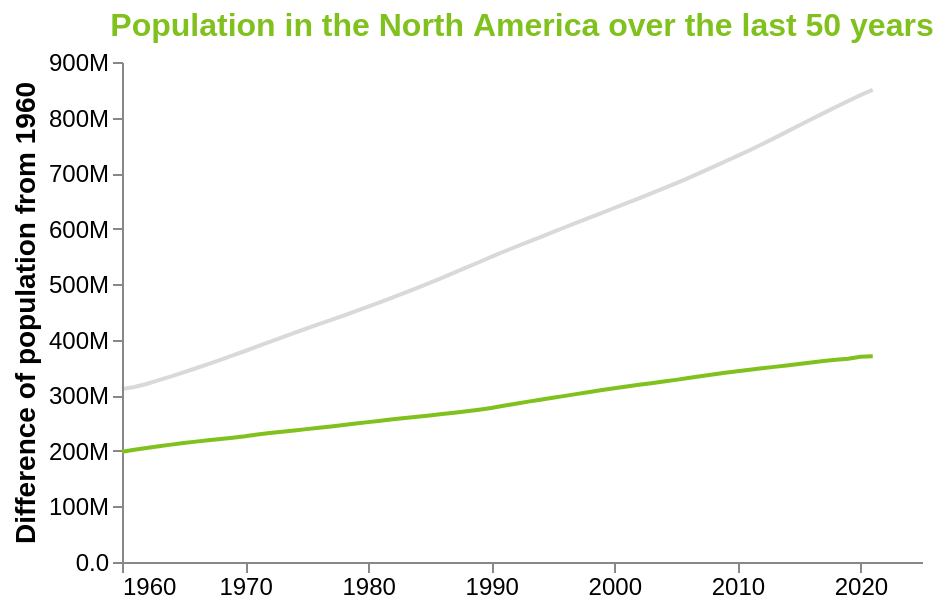

Notebook code cell kept with this figure:
### Code cell
# Listing 3.24 Drawing the chart

colors=['#80C11E', 'grey']

chart = alt.Chart(df_melt).mark_line().encode(
    x = alt.X('Year:Q',
              title=None,
              axis=alt.Axis(format='.0f',tickMinStep=10)),
    y = alt.Y('Population:Q',
              title='Difference of population from 1960',
              axis=alt.Axis(format='.2s')),
    color = alt.Color('Continent:N',
                      scale=alt.Scale(range=colors),
                      legend=None),
    opacity = alt.condition(alt.datum['Continent'] == 'North America', alt.value(1), alt.value(0.3))
).properties(
    title='Population in the North America over the last 50 years',
    width=400,
    height=250
).configure_axis(
    grid=False,
    titleFontSize=14,
    labelFontSize=12
).configure_title(
    fontSize=16,
    color='#80C11E'
).configure_view(
    strokeWidth=0
)

# chart.show()
chart

### Figure 1 — Vega-Lite specification as saved in the notebook (floating-point values rounded to 4 significant figures)
{"config": {"view": {"continuousWidth": 400, "continuousHeight": 300, "strokeWidth": 0}, "axis": {"grid": false, "labelFontSize": 12, "titleFontSize": 14}, "title": {"color": "#80C11E", "fontSize": 16}}, "data": {"name": "data-a02ac45c6893245e2513c7f7b22feabb"}, "mark": "line", "encoding": {"color": {"field": "Continent", "legend": null, "scale": {"range": ["#80C11E", "grey"]}, "type": "nominal"}, "opacity": {"condition": {"value": 1, "test": "(datum['Continent'] === 'North America')"}, "value": 0.3}, "x": {"axis": {"format": ".0f", "tickMinStep": 10}, "field": "Year", "title": null, "type": "quantitative"}, "y": {"axis": {"format": ".2s"}, "field": "Population", "title": "Difference of population from 1960", "type": "quantitative"}}, "height": 250, "title": "Population in the North America over the last 50 years", "width": 400, "$schema": "https://vega.github.io/schema/vega-lite/v4.17.0.json", "datasets": {"data-a02ac45c6893245e2513c7f7b22feabb": [{"Year": 1960, "Continent": "North America", "Population": 198600000.0}, {"Year": 1961, "Continent": "North America", "Population": 202000000.0}, {"Year": 1962, "Continent": "North America", "Population": 205200000.0}, {"Year": 1963, "Continent": "North America", "Population": 208300000.0}, {"Year": 1964, "Continent": "North America", "Population": 211300000.0}, {"Year": 1965, "Continent": "North America", "Population": 214000000.0}, {"Year": 1966, "Continent": "North America", "Population": 216700000.0}, {"Year": 1967, "Continent": "North America", "Population": 219200000.0}, {"Year": 1968, "Continent": "North America", "Population": 221500000.0}, {"Year": 1969, "Continent": "North America", "Population": 223800000.0}, {"Year": 1970, "Continent": "North America", "Population": 226400000.0}, {"Year": 1971, "Continent": "North America", "Population": 229700000.0}, {"Year": 1972, "Continent": "North America", "Population": 232200000.0}, {"Year": 1973, "Continent": "North America", "Population": 234500000.0}, {"Year": 1974, "Continent": "North America", "Population": 236700000.0}, {"Year": 1975, "Continent": "North America", "Population": 239200000.0}, {"Year": 1976, "Continent": "North America", "Population": 241500000.0}, {"Year": 1977, "Continent": "North America", "Population": 244000000.0}, {"Year": 1978, "Continent": "North America", "Population": 246600000.0}, {"Year": 1979, "Continent": "North America", "Population": 249300000.0}, {"Year": 1980, "Continent": "North America", "Population": 251800000.0}, {"Year": 1981, "Continent": "North America", "Population": 254300000.0}, {"Year": 1982, "Continent": "North America", "Population": 256800000.0}, {"Year": 1983, "Continent": "North America", "Population": 259200000.0}, {"Year": 1984, "Continent": "North America", "Population": 261500000.0}, {"Year": 1985, "Continent": "North America", "Population": 263800000.0}, {"Year": 1986, "Continent": "North America", "Population": 266300000.0}, {"Year": 1987, "Continent": "North America", "Population": 268800000.0}, {"Year": 1988, "Continent": "North America", "Population": 271300000.0}, {"Year": 1989, "Continent": "North America", "Population": 274200000.0}, {"Year": 1990, "Continent": "North America", "Population": 277400000.0}, {"Year": 1991, "Continent": "North America", "Population": 281100000.0}, {"Year": 1992, "Continent": "North America", "Population": 284900000.0}, {"Year": 1993, "Continent": "North America", "Population": 288700000.0}, {"Year": 1994, "Continent": "North America", "Population": 292200000.0}, {"Year": 1995, "Continent": "North America", "Population": 295600000.0}, {"Year": 1996, "Continent": "North America", "Population": 299100000.0}, {"Year": 1997, "Continent": "North America", "Population": 302600000.0}, {"Year": 1998, "Continent": "North America", "Population": 306100000.0}, {"Year": 1999, "Continent": "North America", "Population": 309500000.0}, {"Year": 2000, "Continent": "North America", "Population": 312900000.0}, {"Year": 2001, "Continent": "North America", "Population": 316100000.0}, {"Year": 2002, "Continent": "North America", "Population": 319000000.0}, {"Year": 2003, "Continent": "North America", "Population": 321800000.0}, {"Year": 2004, "Continent": "North America", "Population": 324800000.0}, {"Year": 2005, "Continent": "North America", "Population": 327800000.0}, {"Year": 2006, "Continent": "North America", "Population": 331000000.0}, {"Year": 2007, "Continent": "North America", "Population": 334200000.0}, {"Year": 2008, "Continent": "North America", "Population": 337400000.0}, {"Year": 2009, "Continent": "North America", "Population": 340500000.0}, {"Year": 2010, "Continent": "North America", "Population": 343400000.0}, {"Year": 2011, "Continent": "North America", "Population": 346000000.0}, {"Year": 2012, "Continent": "North America", "Population": 348700000.0}, {"Year": 2013, "Continent": "North America", "Population": 351200000.0}, {"Year": 2014, "Continent": "North America", "Population": 353900000.0}, {"Year": 2015, "Continent": "North America", "Population": 356500000.0}, {"Year": 2016, "Continent": "North America", "Population": 359200000.0}, {"Year": 2017, "Continent": "North America", "Population": 361700000.0}, {"Year": 2018, "Continent": "North America", "Population": 364000000.0}, {"Year": 2019, "Continent": "North America", "Population": 366000000.0}, {"Year": 2020, "Continent": "North America", "Population": 369600000.0}, {"Year": 2021, "Continent": "North America", "Population": 370200000.0}, {"Year": 1960, "Continent": "World", "Population": 311300000.0}, {"Year": 1961, "Continent": "World", "Population": 315000000.0}, {"Year": 1962, "Continent": "World", "Population": 320400000.0}, {"Year": 1963, "Continent": "World", "Population": 327300000.0}, {"Year": 1964, "Continent": "World", "Population": 334200000.0}, {"Year": 1965, "Continent": "World", "Population": 341300000.0}, {"Year": 1966, "Continent": "World", "Population": 348800000.0}, {"Year": 1967, "Continent": "World", "Population": 356200000.0}, {"Year": 1968, "Continent": "World", "Population": 363800000.0}, {"Year": 1969, "Continent": "World", "Population": 371800000.0}, {"Year": 1970, "Continent": "World", "Population": 379800000.0}, {"Year": 1971, "Continent": "World", "Population": 388100000.0}, {"Year": 1972, "Continent": "World", "Population": 396300000.0}, {"Year": 1973, "Continent": "World", "Population": 404400000.0}, {"Year": 1974, "Continent": "World", "Population": 412500000.0}, {"Year": 1975, "Continent": "World", "Population": 420300000.0}, {"Year": 1976, "Continent": "World", "Population": 428000000.0}, {"Year": 1977, "Continent": "World", "Population": 435700000.0}, {"Year": 1978, "Continent": "World", "Population": 443400000.0}, {"Year": 1979, "Continent": "World", "Population": 451400000.0}, {"Year": 1980, "Continent": "World", "Population": 459500000.0}, {"Year": 1981, "Continent": "World", "Population": 467800000.0}, {"Year": 1982, "Continent": "World", "Population": 476500000.0}, {"Year": 1983, "Continent": "World", "Population": 485100000.0}, {"Year": 1984, "Continent": "World", "Population": 493600000.0}, {"Year": 1985, "Continent": "World", "Population": 502300000.0}, {"Year": 1986, "Continent": "World", "Population": 511400000.0}, {"Year": 1987, "Continent": "World", "Population": 520800000.0}, {"Year": 1988, "Continent": "World", "Population": 530200000.0}, {"Year": 1989, "Continent": "World", "Population": 539600000.0}, {"Year": 1990, "Continent": "World", "Population": 549100000.0}, {"Year": 1991, "Continent": "World", "Population": 558400000.0}, {"Year": 1992, "Continent": "World", "Population": 567400000.0}, {"Year": 1993, "Continent": "World", "Population": 576300000.0}, {"Year": 1994, "Continent": "World", "Population": 585000000.0}, {"Year": 1995, "Continent": "World", "Population": 593700000.0}, {"Year": 1996, "Continent": "World", "Population": 602500000.0}, {"Year": 1997, "Continent": "World", "Population": 611300000.0}, {"Year": 1998, "Continent": "World", "Population": 620000000.0}, {"Year": 1999, "Continent": "World", "Population": 628600000.0}, {"Year": 2000, "Continent": "World", "Population": 637200000.0}, {"Year": 2001, "Continent": "World", "Population": 645900000.0}, {"Year": 2002, "Continent": "World", "Population": 654600000.0}, {"Year": 2003, "Continent": "World", "Population": 663400000.0}, {"Year": 2004, "Continent": "World", "Population": 672400000.0}, {"Year": 2005, "Continent": "World", "Population": 681600000.0}, {"Year": 2006, "Continent": "World", "Population": 691100000.0}, {"Year": 2007, "Continent": "World", "Population": 700800000.0}, {"Year": 2008, "Continent": "World", "Population": 710800000.0}, {"Year": 2009, "Continent": "World", "Population": 720900000.0}, {"Year": 2010, "Continent": "World", "Population": 731000000.0}, {"Year": 2011, "Continent": "World", "Population": 741200000.0}, {"Year": 2012, "Continent": "World", "Population": 752000000.0}, {"Year": 2013, "Continent": "World", "Population": 763000000.0}, {"Year": 2014, "Continent": "World", "Population": 774200000.0}, {"Year": 2015, "Continent": "World", "Population": 785500000.0}, {"Year": 2016, "Continent": "World", "Population": 796800000.0}, {"Year": 2017, "Continent": "World", "Population": 808000000.0}, {"Year": 2018, "Continent": "World", "Population": 819000000.0}, {"Year": 2019, "Continent": "World", "Population": 829900000.0}, {"Year": 2020, "Continent": "World", "Population": 840300000.0}, {"Year": 2021, "Continent": "World", "Population": 850000000.0}]}}
